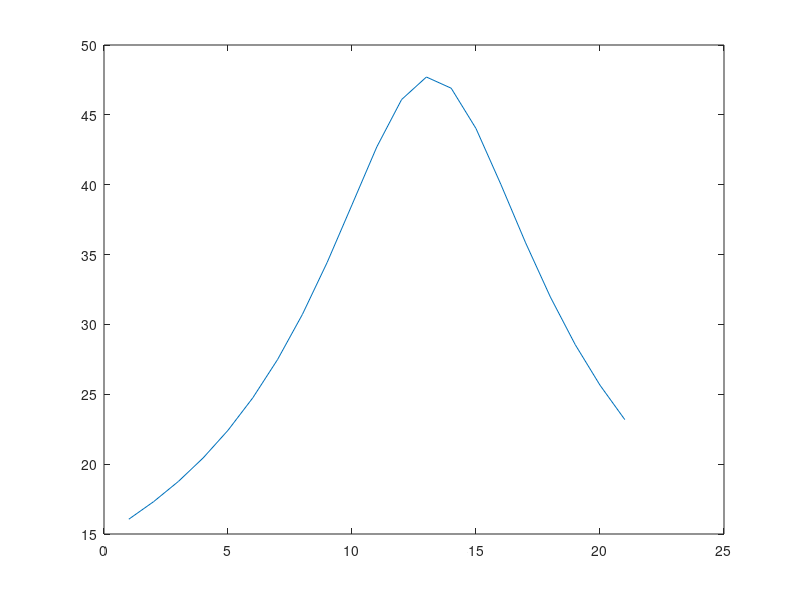

Write the MATLAB code that produced this figure. (Note: this script raises an error after producing the figure.)
function [ t,Y ] = mcintyre(dur, IC)
    vrest = -80;
    fiberD=10.0;        %um
    paralength1=3;      %um  
    nodelength=1.0;
    space_p1=0.002;  
    space_p2=0.004;
    space_i=0.004;
    rhoa=7e5;         %Ohm*um
    mycm=0.1;           %uF/cm2
    mygm=0.001;         %S/cm2
    c=2;                %uF/cm2

    g_nap = 0.010;         % sodium channel conductivity [S/cm^2]
    g_naf = 3;        %
    g_k = 0.080;
    g_kf = 0;
    g_l = 0.007;           % leak channel conductivity [S/cm^2] 
    e_na = 50.0;
    e_k = -90.0;
    e_l	= -90.0;

    g=0.690; 
    axonD=6.9; 
    nodeD=3.3; 
    paraD1=3.3; 
    paraD2=6.9; 
    deltax=1150; 
    paralength2=46; 
    nl=120;
    
    mysalength = paralength1;
    flutlength = paralength2;
    
    Rpn0=(rhoa*.01)/(pi*((((nodeD/2)+space_p1)^2)-((nodeD/2)^2)));
    Rpn1=(rhoa*.01)/(pi*((((paraD1/2)+space_p1)^2)-((paraD1/2)^2)));
    Rpn2=(rhoa*.01)/(pi*((((paraD2/2)+space_p2)^2)-((paraD2/2)^2)));
    Rpx=(rhoa*.01)/(pi*((((axonD/2)+space_i)^2)-((axonD/2)^2)));
    interlength=(deltax-nodelength-(2*paralength1)-(2*paralength2))/6;

    %periaxonal resistivity in GOhm
    r_pn0=Rpn0*(nodelength/10000)/1e3;
    r_pn1=Rpn1*(paralength1/10000)/1e3;
    r_pn2=Rpn2*(paralength2/10000)/1e3;
    r_px=Rpx*(interlength/10000)/1e3;

    %surface area in cm2
    sa_node = (pi*nodeD*nodelength)/1e8;
    sa_mysa = (pi*fiberD*paralength1)/1e8;
    sa_flut = (pi*fiberD*paralength2)/1e8;
    sa_inter = (pi*fiberD*interlength)/1e8;

    %resistiviy in Ohm*cm
    r_node = rhoa/10000;
    r_mysa = rhoa*(1/(paraD1/fiberD)^2)/10000;
    r_flut = rhoa*(1/(paraD2/fiberD)^2)/10000;
    r_inter = rhoa*(1/(axonD/fiberD)^2)/10000;

    %resistiviy in GOhm
    r_node = (4*(nodelength/10000)*r_node)/(pi*(nodeD/10000)^2)/1e9;
    r_mysa = (4*(paralength1/10000)*r_mysa)/(pi*(fiberD/10000)^2)/1e9;
    r_flut = (4*(paralength2/10000)*r_flut)/(pi*(fiberD/10000)^2)/1e9;
    r_inter = (4*(interlength/10000)*r_inter)/(pi*(fiberD/10000)^2)/1e9;

    %capacity in uF/cm2
    c_node = c;
    c_mysa = c*paraD1/fiberD;
    c_flut = c*paraD2/fiberD;
    c_inter = c*axonD/fiberD;

    %capacity in pF
    c_node = c_node*sa_node*1e6;
    c_mysa = c_mysa*sa_mysa*1e6;
    c_flut = c_flut*sa_flut*1e6;
    c_inter = c_inter*sa_inter*1e6;

    %passive conductance in S/cm^2
    g_mysa = 0.001*paraD1/fiberD;
    g_flut = 0.0001*paraD2/fiberD;
    g_inter = 0.0001*axonD/fiberD;
    %in nS
    g_mysa = g_mysa*sa_mysa*1e9;
    g_flut = g_flut*sa_flut*1e9;
    g_inter = g_inter*sa_inter*1e9;

    %membrane conductance in S/cm2
    xg = 0.001/(nl*2); 
    %in nS
    g_mysa_m = xg*sa_mysa*1e9;
    g_flut_m = xg*sa_flut*1e9;
    g_inter_m = xg*sa_inter*1e9;

    %membrane capacity in uF/cm2
    xc = 0.1/(nl*2);
    %in pF
    c_mysa_m = xc*sa_mysa*1e6;
    c_flut_m = xc*sa_flut*1e6;
    c_inter_m = xc*sa_inter*1e6;

    %nodal conductances
    g_nap = g_nap*sa_node*1e9;
    g_naf = g_naf*sa_node*1e9;
    g_k = g_k*sa_node*1e9;
    g_l = g_l*sa_node*1e9;
    
    
    %how many nodes to simulate
    N_nodes = 21;
    N_inter = N_nodes-1;
    
    % index values of the dV Vektor
    i_node = [1,N_nodes];
    i_para_m = [i_node(2)+1,i_node(2)+N_nodes];
    i_para_h = [i_para_m(2)+1,i_para_m(2)+N_nodes];
    i_para_p = [i_para_h(2)+1,i_para_h(2)+N_nodes];
    i_para_s = [i_para_p(2)+1,i_para_p(2)+N_nodes];
    i_mysa = [i_para_s(2)+1,i_para_s(2)+N_inter, ...
        i_para_s(2)+N_inter+1,i_para_s(2)+N_inter*2];
    i_flut = [i_mysa(4)+1,i_mysa(4)+N_inter, ... 
        i_mysa(4)+N_inter+1,i_mysa(4)+N_inter*2];
    i_para_n = [i_flut(4)+1,i_flut(4)+N_inter, ...
        i_flut(4)+N_inter+1,i_flut(4)+N_inter*2];
    i_inter = [i_para_n(4)+1,i_para_n(4)+N_inter; ... 
        i_para_n(4)+N_inter+1,i_para_n(4)+N_inter*2; ...
        i_para_n(4)+(2*N_inter)+1,i_para_n(4)+(3*N_inter);...
        i_para_n(4)+(3*N_inter)+1,i_para_n(4)+(4*N_inter);...
        i_para_n(4)+(4*N_inter)+1,i_para_n(4)+(5*N_inter);...
        i_para_n(4)+(5*N_inter)+1,i_para_n(4)+(6*N_inter)];
    i_mysa_b = [i_inter(12)+1,i_inter(12)+N_inter, ...
                i_inter(12)+N_inter+1,i_inter(12)+N_inter*2];
    i_flut_b = [i_mysa_b(4)+1,i_mysa_b(4)+N_inter, ... 
        i_mysa_b(4)+N_inter+1,i_mysa_b(4)+N_inter*2];
    i_inter_b = [i_flut_b(4)+1,i_flut_b(4)+N_inter; ... 
        i_flut_b(4)+N_inter+1,i_flut_b(4)+N_inter*2; ...
        i_flut_b(4)+(2*N_inter)+1,i_flut_b(4)+(3*N_inter);...
        i_flut_b(4)+(3*N_inter)+1,i_flut_b(4)+(4*N_inter);...
        i_flut_b(4)+(4*N_inter)+1,i_flut_b(4)+(5*N_inter);...
        i_flut_b(4)+(5*N_inter)+1,i_flut_b(4)+(6*N_inter)];
    %Dummy Stimulusvoltage
    V_e = zeros(i_inter(6,2),1);
    V_stim = zeros(i_inter(6,2),1);
    q = 3000000;
    xe = 14000;
    ye = 5000;
    V_stim(1:N_nodes) = electrode(q,xe,ye,((1:N_nodes)-1)*deltax,zeros(1,N_nodes));
    V_stim(i_mysa(1):i_mysa(2)) = electrode(q,xe,ye,((1:N_inter)-1)*deltax+mysalength/2,zeros(1,N_inter));
    V_stim(i_mysa(3):i_mysa(4)) = electrode(q,xe,ye,((1:N_inter))*deltax-mysalength/2,zeros(1,N_inter));
    V_stim(i_flut(1):i_flut(2)) = electrode(q,xe,ye,((1:N_inter)-1)*deltax+mysalength+flutlength/2,zeros(1,N_inter));
    V_stim(i_flut(3):i_flut(4)) = electrode(q,xe,ye,((1:N_inter))*deltax-mysalength-flutlength/2,zeros(1,N_inter));
    V_stim(i_inter(1,1):i_inter(1,2)) = electrode(q,xe,ye,((1:N_inter)-1)*deltax+mysalength+flutlength+interlength/2,zeros(1,N_inter));
    V_stim(i_inter(2,1):i_inter(2,2)) = electrode(q,xe,ye,((1:N_inter)-1)*deltax+mysalength+flutlength+3*interlength/2,zeros(1,N_inter));
    V_stim(i_inter(3,1):i_inter(3,2)) = electrode(q,xe,ye,((1:N_inter)-1)*deltax+mysalength+flutlength+5*interlength/2,zeros(1,N_inter));
    V_stim(i_inter(4,1):i_inter(4,2)) = electrode(q,xe,ye,((1:N_inter)-1)*deltax+mysalength+flutlength+7*interlength/2,zeros(1,N_inter));
    V_stim(i_inter(5,1):i_inter(5,2)) = electrode(q,xe,ye,((1:N_inter)-1)*deltax+mysalength+flutlength+9*interlength/2,zeros(1,N_inter));
    V_stim(i_inter(6,1):i_inter(6,2)) = electrode(q,xe,ye,((1:N_inter)-1)*deltax+mysalength+flutlength+11*interlength/2,zeros(1,N_inter));
    

    figure(2);
    plot(1:N_nodes,V_stim(1:N_nodes));
    hold off;
    if (exist('IC','var') == 0)
        IC = zeros(i_inter_b(6,2),1);
        IC(1:N_nodes) = -80;
        IC(i_mysa(1):i_flut(4)) = -80;
        IC(i_inter(1,1):i_inter(6,2)) = -80;
        stim = 0;
    end
    if (exist('dur','var')==0)
        dur = 10;
    end
    
    Istim = zeros(N_nodes,1);
    
    [t,Y] = ode15s(@odeMcIntyr, [0,dur], IC);

    figure(1);
    
    for i = 1:N_nodes
        V(i,:) = Y(:,i) - 40*(i-1);
    end
    plot(t,V);
    figure(4);
    
    for i = 1:N_nodes
        V(i,:) = Y(:,i) - 5*(i-1);
    end
    plot(t,V);
    figure(3);
    plot(t,Y(:,1),t,Y(:,20));
    
    function dY = odeMcIntyr(t,Y)
        if exist('stim','var') ==0
            if mod(t,100) < 1
                %
                %V_e = V_stim;
                %Y(11) = Y(11) -30;
                %V_e(11) = -10;
                Istim(1) = 50000;
            else
                V_e = zeros(i_inter(6,2),1);
                Istim(1) = 0;
            end
        end
        inter = zeros(N_inter,6);
        inter_b = zeros(N_inter,6);
        
        node = Y(i_node(1):i_node(2));
        para_m = Y(i_para_m(1):i_para_m(2));
        para_h = Y(i_para_h(1):i_para_h(2));
        para_p = Y(i_para_p(1):i_para_p(2));
        para_s = Y(i_para_s(1):i_para_s(2));
        mysa_l = Y(i_mysa(1):i_mysa(2));
        mysa_r = Y(i_mysa(3):i_mysa(4));
        flut_l = Y(i_flut(1):i_flut(2));
        flut_r = Y(i_flut(3):i_flut(4));
        para_n_l = Y(i_para_n(1):i_para_n(2));
        para_n_r = Y(i_para_n(3):i_para_n(4));
        inter(:,1) = Y(i_inter(1,1):i_inter(1,2));
        inter(:,2) = Y(i_inter(2,1):i_inter(2,2));
        inter(:,3) = Y(i_inter(3,1):i_inter(3,2));
        inter(:,4) = Y(i_inter(4,1):i_inter(4,2));
        inter(:,5) = Y(i_inter(5,1):i_inter(5,2));
        inter(:,6) = Y(i_inter(6,1):i_inter(6,2));
       

        mysa_l_b = Y(i_mysa_b(1):i_mysa_b(2));
        mysa_r_b = Y(i_mysa_b(3):i_mysa_b(4));
        flut_l_b = Y(i_flut_b(1):i_flut_b(2));
        flut_r_b = Y(i_flut_b(3):i_flut_b(4));
        inter_b(:,1) = Y(i_inter_b(1,1):i_inter_b(1,2));
        inter_b(:,2) = Y(i_inter_b(2,1):i_inter_b(2,2));
        inter_b(:,3) = Y(i_inter_b(3,1):i_inter_b(3,2));
        inter_b(:,4) = Y(i_inter_b(4,1):i_inter_b(4,2));
        inter_b(:,5) = Y(i_inter_b(5,1):i_inter_b(5,2));
        inter_b(:,6) = Y(i_inter_b(6,1):i_inter_b(6,2)); 
        
        mysa_lv = mysa_l + mysa_l_b;
        mysa_rv = mysa_r + mysa_r_b;
        flut_lv = flut_l + flut_l_b;
        flut_rv = flut_r + flut_r_b;
        interv = inter+inter_b;
        
        [dnode,dpara_m,dpara_h,dpara_p,dpara_s] = nodeEq(node,para_m, ...
            para_h,para_p,para_s,mysa_lv,mysa_rv,V_e(1:N_nodes), ...
            V_e(i_mysa(1):i_mysa(2)),V_e(i_mysa(3):i_mysa(4)));
        
        [dmysa_l,dmysa_l_b] = mysaEq(mysa_l,mysa_lv,node(1:N_nodes-1),...
            flut_lv,mysa_l_b,V_e(1:N_nodes-1),flut_l_b, ...
            V_e(i_mysa(1):i_mysa(2)),V_e(1:N_nodes-1),...
            V_e(i_flut(1):i_flut(2)));
        
        [dmysa_r,dmysa_r_b] = mysaEq(mysa_r,mysa_rv,node(2:N_nodes),...
            flut_rv,mysa_r_b,V_e(2:N_nodes),flut_r_b,...
            V_e(i_mysa(3):i_mysa(4)),V_e(2:N_nodes),...
            V_e(i_flut(3):i_flut(4)));
        
        [dflut_l,dflut_l_b] = flutEq(flut_l,flut_lv,mysa_lv,interv(:,1),...
            flut_l_b,mysa_l_b,inter_b(:,1),...
            V_e(i_flut(1):i_flut(2)),V_e(i_mysa(1):i_mysa(2)),...
            V_e(i_inter(1,1):i_inter(1,2)));
        
        [dflut_r,dflut_r_b] = flutEq(flut_r,flut_rv,mysa_rv,interv(:,6),...
            flut_r_b,mysa_r_b,inter_b(:,6),...
            V_e(i_flut(3):i_flut(4)),V_e(i_mysa(3):i_mysa(4)),...
            V_e(i_inter(6,1):i_inter(6,2)));
        
        dpara_n_l = zeros(N_inter,1);
        dpara_n_r = zeros(N_inter,1);
        
        
        interVe = [V_e(i_inter(1,1):i_inter(1,2)),...
            V_e(i_inter(2,1):i_inter(2,2)),...
            V_e(i_inter(3,1):i_inter(3,2)),...
            V_e(i_inter(4,1):i_inter(4,2)),...
            V_e(i_inter(5,1):i_inter(5,2)),...
            V_e(i_inter(6,1):i_inter(6,2))];
        
        [dinter,dinter_b] = interEq(inter,interv,flut_lv,flut_rv, ...
            inter_b, flut_l_b, flut_r_b, interVe, ...
            V_e(i_flut(1):i_flut(2)), V_e(i_flut(3):i_flut(4)));
        
        
        
        %finally assemble derivatives into an
        dY=[dnode;dpara_m;dpara_h;dpara_p;dpara_s;dmysa_l;dmysa_r;...
            dflut_l;dflut_r;dpara_n_l;dpara_n_r;dinter(:,1); ...
            dinter(:,2);dinter(:,3);dinter(:,4);dinter(:,5);...
            dinter(:,6);dmysa_l_b;dmysa_r_b;dflut_l_b;dflut_r_b;...
            dinter_b(:,1);dinter_b(:,2);dinter_b(:,3);...
            dinter_b(:,4);dinter_b(:,5);dinter_b(:,6)];
        
    end

    function [dV,dm,dh,dp,ds] = nodeEq(V,m,h,p,s,...
            VmMl,VmMr,Vex,VexMl,VexMr)
        [I,dm,dh,dp,ds] = axnode(V,m,h,p,s);
        Iax = axialI(V,[V(1);VmMl],[VmMr;V(N_nodes)],r_node,r_mysa,r_mysa);
        Iex = axialI(Vex,[Vex(1);VexMl],[VexMr;Vex(N_nodes)],...
            r_node,r_mysa,r_mysa);
        dV = (-I-Iax-Iex+Istim)./c_node;
        
    end

    function [dV,dVp] = interEq(V, Vm, VmFl, VmFr, Vp, VpFl, VpFr, ...
                                            Vex, VexFl, VexFr)
        dV = zeros(N_inter,6);
        dVp = zeros(N_inter,6);
        
        Iax1 = axialI(Vm(:,1),VmFl,Vm(:,2),r_inter,r_flut,r_inter);
        Ipx1 = axialI(Vp(:,1),VpFl,Vp(:,2),r_px,r_pn2,r_px);
        Iex1 = axialI(Vex(:,1),VexFl,Vex(:,2),r_inter,r_flut,r_inter);
        [dV(:,1), dVp(:,1)] = compartment(V(:,1),Vp(:,1),Vex(:,1),Iax1,Ipx1,...
            Iex1, vrest, c_inter, c_inter_m, g_inter, g_inter_m);
        
        Iax6 = axialI(Vm(:,6),VmFr,Vm(:,5),r_inter,r_flut,r_inter);
        Ipx6 = axialI(Vp(:,6),VpFr,Vp(:,5),r_px,r_pn2,r_px);
        Iex6 = axialI(Vex(:,6),VexFr,Vex(:,5),r_inter,r_flut,r_inter);
        [dV(:,6), dVp(:,6)] = compartment(V(:,6),Vp(:,6),Vex(:,6),Iax6,Ipx6,...
            Iex6, vrest, c_inter, c_inter_m, g_inter, g_inter_m);
        
        for j = 2:5
            Iax = axialI(Vm(:,j),Vm(:,j-1),Vm(:,j+1),...
                r_inter,r_inter,r_inter);
            Ipx = axialI(Vp(:,j),Vp(:,j-1),Vp(:,j+1),r_px,r_px,r_px);
            Iex = axialI(Vex(:,j),Vex(:,j-1),Vex(:,j+1),...
                r_inter,r_inter,r_inter);
            [dV(:,j), dVp(:,j)] = compartment(V(:,j),Vp(:,j),Vex(:,j),...
                Iax,Ipx,Iex,vrest,c_inter,c_inter_m,g_inter,g_inter_m);
        end
        
    end

    function [dV,dVp] = flutEq(V, Vm, VmM, VmI, Vp, VpM, VpI, Vex, VexM,...
                                                                      VexI)
       Iax = axialI(Vm,VmM,VmI,r_flut,r_mysa,r_inter);
       Ipx = axialI(Vp,VpM,VpI,r_pn2,r_pn1,r_px);
       Iex = axialI(Vex,VexM,VexI,r_flut,r_mysa,r_inter);
       [dV, dVp] = compartment(V,Vp, Vex, Iax, Ipx, Iex, vrest, c_flut, ...
           c_flut_m, g_flut, g_flut_m);
                                                  
    end

    function [dV, dVp] = mysaEq(V, Vm, VmN, VmF, Vp, VpN, VpF, Vex, VexN,...
                                                                      VexF)
        Iax = axialI(Vm,VmN,VmF,r_mysa,r_node,r_flut);
        Ipx = axialI(Vp,VpN,VpF,r_pn1,r_pn0,r_pn1);
        Iex = axialI(Vex,VexN,VexF,r_mysa,r_node,r_flut);
        [dV, dVp] = compartment(V,Vp,Vex, Iax, Ipx, Iex, vrest, c_mysa, ...
           c_mysa_m, g_mysa, g_mysa_m);
    end

    function [dV, dVp] = compartment(V, Vp, Vext, Iaxonal, Iperiaxonal, ...
                                     Iext, epas, cmem, cmy, gmem, gmy)
        IPas = gmem.*(V - epas);
        Imyelin = gmy.*(Vp - Vext);
        ICmem = -IPas -Iaxonal-Iext;
        ICmyelin = IPas - Imyelin -Iperiaxonal;
        
        dV = (1./cmem).*(ICmem);
        %dVp = (1./cmy).*(ICmyelin);
        dVp = (1./cmy).*(-Imyelin)+(1./(cmy+cmem)).*(-Iperiaxonal) + ...
            (1./cmem).*(IPas);
                                
    end

    function I = axialI(V,V1,V2,r,r1,r2)
        I = (V-V1)./(r/2+r1/2)+(V-V2)./(r/2+r2/2);
    end

    % axnode: calculation of the currents of the axon
    function [I,dm,dh,dp,ds] = axnode(V,m,h,p,s)
        
        m_alpha = (6.57 .* (V+20.4))./(1-exp(-(V+20.4)./10.3));
        m_beta = (0.304 .* (-(V+25.7)))./(1-exp((V+25.7)./9.16));
        h_alpha = (0.34 .* (-(V+114)))./(1-exp((V+114)./11));
        h_beta = 12.6./(1+exp(-(V+31.8)./13.4));

        p_alpha = (0.0353 .* (V+27))./(1-exp(-(V+27)./10.2));
        p_beta = (0.000883 .* (-(V+34)))./(1-exp((V+34)./10));

        s_alpha = 0.3./(1+exp((V+53)./-5));
        s_beta = 0.03./(1+exp((V+90)./-1));

        %first derivatives of m, h, p, s
        dm = dpdt(m_alpha,m_beta,m);
        dh = dpdt(h_alpha,h_beta,h);
        dp = dpdt(p_alpha,p_beta,p);
        ds = dpdt(s_alpha,s_beta,s);

        I_Naf = g_naf.*m.^3.*h.*(V-e_na);       %Fast Sodium current
        I_Nap = g_nap.*p.^3.*(V-e_na);          %Persistent Sodium current
        I_Ks = g_k.*s.*(V-e_k);                 %Slow Potassium current
        I_Lk = g_l*(V-e_l);                     %Leakage current
        I = I_Naf + I_Nap + I_Ks + I_Lk;        %Sum of all nodal currents
    end

    % flutPotassim: flut potassium current
    function [I,dn] = flutPotassium(V,n)
        n_alpha = (0.0462 .* (V+83.2))./(1-exp(-(V+83.2)./1.1));
        n_beta = (0.0824 .* (-(V+66))) ./ (1-exp((V+66)./10.5));
        
        dn = dpdt(n_alpha,n_beta,n);
        
        I_Kf = g_kf.*n.^4.*(V-e_k);
        
        I = I_Kf; 
    end
    
    % dpdt: calculates the derivative of the of the parameter according to
    %       alpha, beta and the previous value
    function dp = dpdt(alpha, beta, para)
        dp = alpha.*(1-para)-beta.*para;
    end


    function V = electrode(q,xe,ye,x,y )
        d = sqrt((xe-x).^2+(ye-y).^2);
        V = q./(4.*pi.*d);
    end


end

